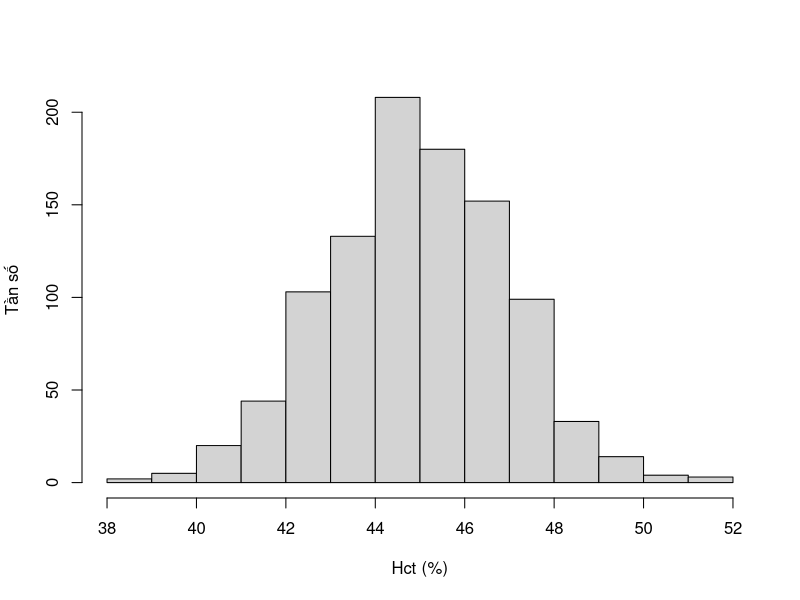
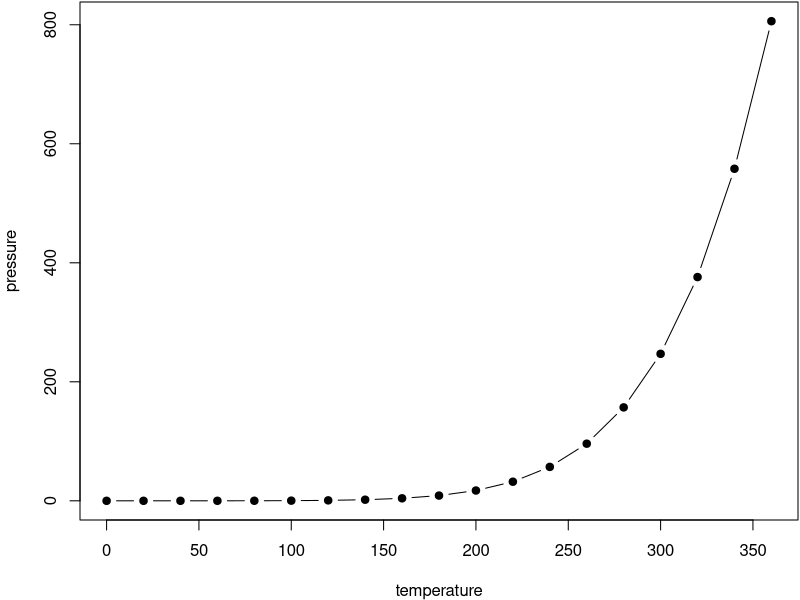

R code for these plots, in order:
## ---- chunk 1
dat <- data.frame(id = c("001", "002", "003", "003"),
                  ngaysinh = c("2013-05-08", "2018-12-03", "2013-12-20", "2013-12-20"),
                  ngaync   = c(NA, "2018-02-03", "2018-12-13", "2018-12-13"),
                  gioitinh = c("Nam", "Nữ", "Nam", "Nam"),
                  hct0     = c(49, 250, 50, 50),
                  cannang_kg  = c(10, 50, 20, 20))
knitr::kable(
  dat, caption = 'Ví dụ về bảng dữ liệu',
  booktabs = TRUE
)
## ---- chunk 2
set.seed(42)
df <- rnorm(1000, 45, 2)
hist(df, xlab = "Hct (%)", ylab = "Tần số", main = NULL)
## ---- chunk 3
par(mar = c(4, 4, .1, .1))
plot(pressure, type = 'b', pch = 19)
## ---- chunk 4
knitr::kable(
  head(iris, 20), caption = 'Here is a nice table!',
  booktabs = TRUE
)
